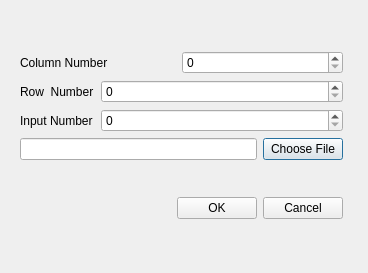
<?xml version="1.0" encoding="UTF-8"?>
<ui version="4.0">
 <class>StartWindow</class>
 <widget class="QDialog" name="StartWindow">
  <property name="geometry">
   <rect>
    <x>0</x>
    <y>0</y>
    <width>368</width>
    <height>273</height>
   </rect>
  </property>
  <property name="windowTitle">
   <string>Get to Start</string>
  </property>
  <widget class="QWidget" name="">
   <property name="geometry">
    <rect>
     <x>20</x>
     <y>20</y>
     <width>323</width>
     <height>231</height>
    </rect>
   </property>
   <layout class="QVBoxLayout" name="verticalLayout">
    <item>
     <layout class="QGridLayout" name="gridLayout">
      <item row="0" column="0" colspan="2">
       <widget class="QLabel" name="label_2">
        <property name="text">
         <string>Column Number</string>
        </property>
       </widget>
      </item>
      <item row="0" column="2" colspan="2">
       <widget class="QSpinBox" name="ColNum"/>
      </item>
      <item row="1" column="0">
       <widget class="QLabel" name="label">
        <property name="text">
         <string>Row  Number</string>
        </property>
       </widget>
      </item>
      <item row="1" column="1" colspan="3">
       <widget class="QSpinBox" name="RowNum"/>
      </item>
      <item row="2" column="0">
       <widget class="QLabel" name="label_3">
        <property name="text">
         <string>Input Number</string>
        </property>
       </widget>
      </item>
      <item row="2" column="1" colspan="3">
       <widget class="QSpinBox" name="InputNum"/>
      </item>
      <item row="3" column="0" colspan="3">
       <widget class="QLineEdit" name="lineEdit">
        <property name="text">
         <string/>
        </property>
       </widget>
      </item>
      <item row="3" column="3">
       <widget class="QPushButton" name="pushButton_3">
        <property name="text">
         <string>Choose File</string>
        </property>
       </widget>
      </item>
     </layout>
    </item>
    <item>
     <layout class="QHBoxLayout" name="horizontalLayout">
      <item>
       <spacer name="horizontalSpacer_3">
        <property name="orientation">
         <enum>Qt::Horizontal</enum>
        </property>
        <property name="sizeHint" stdset="0">
         <size>
          <width>40</width>
          <height>20</height>
         </size>
        </property>
       </spacer>
      </item>
      <item>
       <widget class="QPushButton" name="pushButton">
        <property name="text">
         <string>OK</string>
        </property>
       </widget>
      </item>
      <item>
       <widget class="QPushButton" name="pushButton_2">
        <property name="text">
         <string>Cancel</string>
        </property>
       </widget>
      </item>
     </layout>
    </item>
   </layout>
  </widget>
 </widget>
 <resources/>
 <connections/>
</ui>
